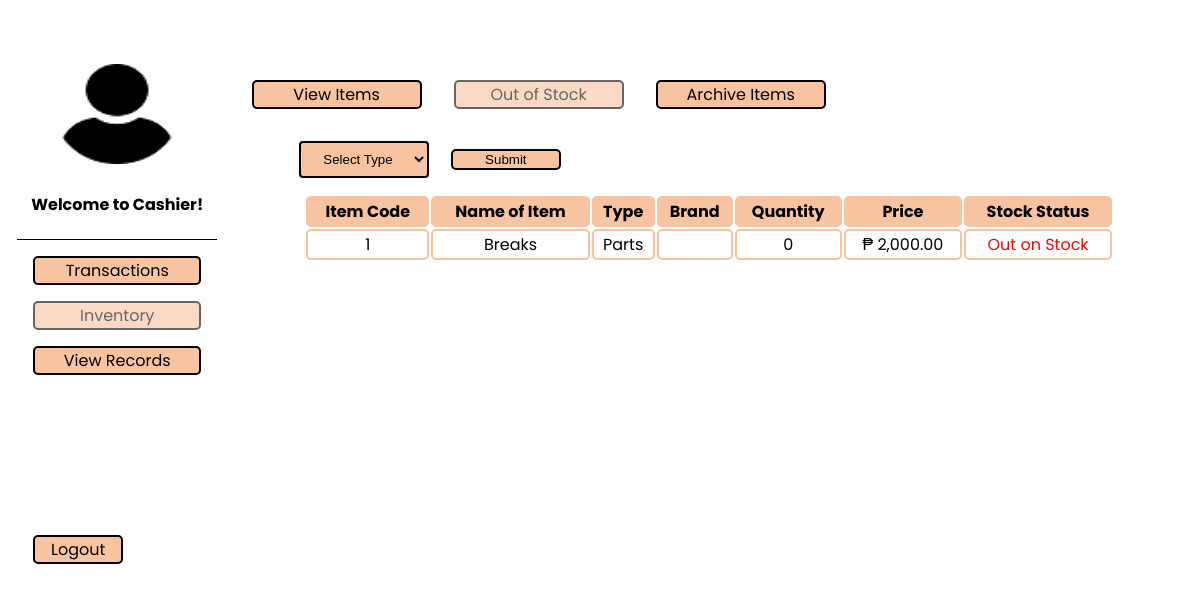
Screenshot of /inventory/out_stock.php with the database file from the repository.
### tables this page shows
CREATE TABLE `tbl_inventory` (
  `item_id` int(10) NOT NULL,
  `item_name` varchar(255) NOT NULL,
  `type` varchar(255) NOT NULL,
  `quantity` int(11) NOT NULL,
  `price` int(11) NOT NULL,
  `image` varchar(255) NOT NULL,
  `description` varchar(255) NOT NULL,
  `status` varchar(50) NOT NULL,
  `brand` varchar(255) NOT NULL
);

### inventory/out_stock.php (the view, shortened to what this page needs)
<?php
include "../dbcon.php";
$search = $_GET['type'] ?? '';
$statement = $pdo->prepare('SELECT * FROM tbl_itemtype order by itemtype_id desc');
$statement->execute();
if ($search) {
  $statement = $pdo->prepare('SELECT * FROM tbl_inventory where type like :INAME and quantity = 0  status = "active" order by item_id desc');
  $statement->bindValue(':INAME', "%$search%");
} else {
  $statement = $pdo->prepare('SELECT * FROM tbl_inventory where quantity = 0 and status = "active" order by item_id desc');
}
$statement->execute();
$row = $statement->fetchAll(PDO::FETCH_ASSOC);
?>
<!DOCTYPE html>
<html lang="en">
  <head>
    <link rel="stylesheet" href="../css/index.css" />
  </head>
  <body>
    <div class="admin-main">
      <div class="admin-image">
        <img
          src="../images/logoo.png"
          alt="admin logo"
          width="120"
          height="100"
        />
        <?php if ($_SESSION["Roles"] == 'admin'): ?>
          <h4>Welcome to Admin!</h4>
        <?php else: ?>
          <h4>Welcome to Cashier!</h4>
        <?php endif;?>
      </div>
      <ul>
        <li><a href="../order/order.php">Transactions</a></li>
        <li class="disabled" ><a href="inventory.php">Inventory</a></li>
        <li><a href="../view_orders/viewitem.php">View Records</a></li>
        <li class="logout"><a href="../logout.php">Logout</a></li>
      </ul>
    </div>
    <div class="admin-contents">
      <div class="navbar">
        <li><a href="inventory.php">View Items</a></li>
        <li class="disabled"><a href="#contact">Out of Stock</a></li>
        <li><a href="archive_items.php">Archive Items</a></li>
      </div>
      <div class="admin-tables">
        <div class="admin-select">
          <form method="get" action="">
          <select name="type">
            <option selected value="">Select Type</option>
            </select>
            <input type="submit" value="Submit" />
          </form>
        </div>
        <table class="inventory">
        <tr>
            <th>Item Code</th>
            <th>Name of Item</th>
            <th>Type</th>
            <th>Brand</th>
            <th>Quantity</th>
            <th>Price</th>
            <th>Stock Status</th>
        </tr>
          <?php foreach ($row as $i => $item):?>
        <tr>
			<td><?php echo $item['item_id']; ?></td>
			<td><?php echo $item['item_name']; ?></td>
			<td><?php echo $item['type']; ?></td>
			<td><?php echo $item['brand']; ?></td>
			<td><?php echo $item['quantity']; ?></td>
			<td>₱ <?php echo number_format($item['price'],  2, '.', ','); ?></td>
			<td style="color:red;">Out on Stock</td>
      </tr>
        <?php endforeach;?>
        </table>
      </div>
    </div>
  </body>
</html>

### css/index.css (style rules this page uses)
* { box-sizing: border-box; }
body { box-sizing: border-box; margin: 0.5rem; margin-top: 4rem; font-family: 'Poppins', sans-serif; display: flex; justify-content: space-around; }
.disabled { pointer-events:none; opacity: 0.6; }
.admin-main ul { list-style-type: none; margin: 0; padding: 0; width: 200px; }
.admin-main li a { display: block; color: #000; text-decoration: none; }
.admin-main li { text-align: center; margin: 1rem; border: 2px solid black; border-radius: 5px; background-color: rgb(248, 195, 160); }
.admin-main .admin-image { width: 200px; text-align: center; border-bottom: 1px solid black; }
.admin-main .logout { margin-top: 10rem; width: 90px; }
.admin-contents { width: 80%; }
.admin-contents li a { display: block; color: #000; text-decoration: none; }
.admin-contents li { width: 170px; list-style-type: none; text-align: center; margin: 1rem; border: 2px solid black; border-radius: 5px; background-color: rgb(248, 195, 160); }
.admin-contents .navbar { display: flex; justify-content: flex-start; }
.admin-tables { width: 90%; margin: auto; }
.admin-select input { width: 110px; list-style-type: none; text-align: center; margin: 0.1rem; border: 2px solid black; border-radius: 5px; background-color: rgb(248, 195, 160); }
.admin-select select { width: 130px; text-align: center; margin: 1rem; padding: 8px; border: 2px solid black; border-radius: 4px; background-color: rgb(248, 195, 160); }
.inventory { width: 95%; margin: auto; text-align: center; }
.inventory th, td { border-collapse: separate; border: 2px solid rgb(248, 195, 160); border-radius: 5px; text-align: center; }
.inventory th { background-color: rgb(248, 195, 160); color: black; }

### rows the page displays
tbl_inventory: item_id "1", item_name "Breaks", type "Parts", quantity "0", price "2,000.00"
